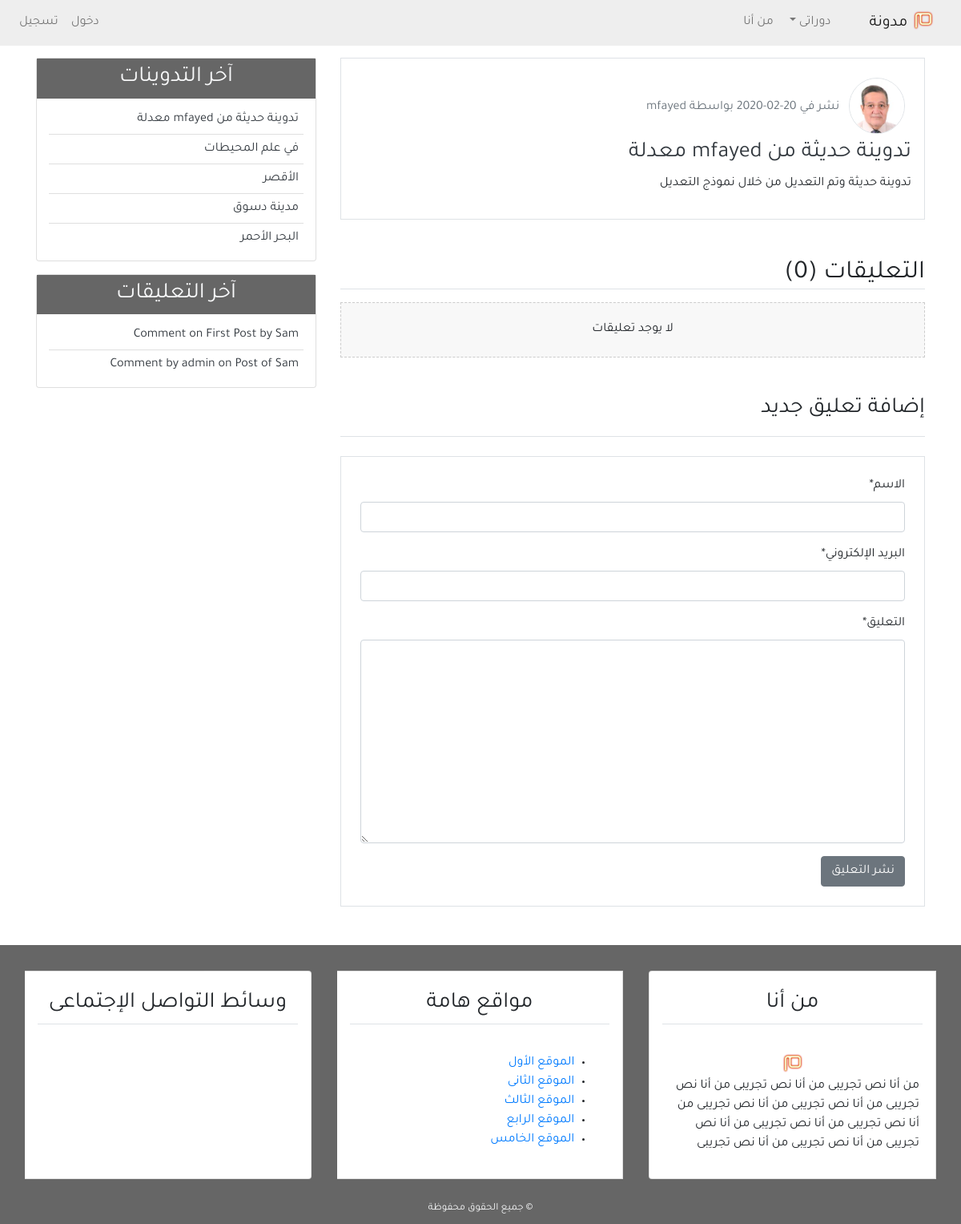
/detail/10/, run on the app's committed database.
### blog/models.py (models this page shows, shortened)
class Post(models.Model):
    title = models.CharField(max_length=100)
    content = models.TextField()
    post_date = models.DateTimeField(default=timezone.now)
    post_update = models.DateTimeField(auto_now=True)
    author = models.ForeignKey(User, on_delete=models.CASCADE)
    def __str__(self):
        return self.title
    class Meta:
        ordering = ('-post_date', )

class Comment(models.Model):
    name = models.CharField(max_length=50, verbose_name='الاسم')
    email = models.EmailField(verbose_name='البريد الإلكتروني')
    body = models.TextField(verbose_name='التعليق')
    comment_date = models.DateTimeField(auto_now_add=True)
    active = models.BooleanField(default=False)
    post = models.ForeignKey(
        Post, on_delete=models.CASCADE, related_name='comments')
    class Meta:
        ordering = ('-comment_date',)

### user/models.py (models this page shows, shortened)
class Profile(models.Model):
    image = models.ImageField(default='avatar.png', upload_to='profile_pics')
    user = models.OneToOneField(User, on_delete=models.CASCADE)

### blog/views.py (the view)
# urls.py: path('detail/<int:post_id>/', views.post_detail, name='detail'),
def post_detail(request, post_id):
    post = get_object_or_404(Post, pk=post_id)
    comments = post.comments.filter(active=True)
    if request.method == 'POST':
        comment_form = NewComment(data=request.POST)
        if comment_form.is_valid():
            new_comment = comment_form.save(commit=False)
            new_comment.post = post
            new_comment.save()
            comment_form = NewComment()
    else:
        comment_form = NewComment()
    context = {
        'title': post,
        'post': post,
        'comments': comments,
        'comment_form': comment_form,
    }
    return render(request, 'blog/detail.html', context)

### blog/forms.py
class NewComment(forms.ModelForm):
    class Meta:
        model = Comment
        fields = ('name', 'email', 'body')

### blog/templatetags/post_tag.py (called while the page is built)
@register.inclusion_tag('blog/latest_posts.html')
def latest_posts():
    context = {
        'l_posts': Post.objects.all()[0:5],
    }
    return context

@register.inclusion_tag('blog/latest_comments.html')
def latest_comments():
    context = {
        'l_comments': Comment.objects.filter(active=True)[:5],
    }
    return context

### blog/templates/blog/detail.html (shortened to what this page needs)
{% extends 'blog/base.html' %}
{% load static %}
{% block content %}
{% load crispy_forms_tags %}
<div class="border p-3 mb-3">
    <img class="img-fluid rounded-circle border m-2" style="width: 70px; height:70px;"
        src="{{post.author.profile.image.url}}" alt="صورة الناشر"> <span class="text-secondary">نشر في
        {{post.post_date|date:'d-m-Y'}} بواسطة {{post.author}}</span>
    <h3><a class="text-dark" href="#">{{post.title}}</a></h3>
    <p>{{post.content}}</p>
</div>
<h2 class="border-bottom mt-5 mb-3">التعليقات ({{comments.count}})</h2>
{% for comment in comments %}
<ul class="p-3 comment">
    <h6 class="border-bottom p-2">( {{comment.name}} ) <span
            class="text-secondary">{{comment.comment_date|date:'d-m-Y'}}</span></h6>
    {{comment.body}}
</ul>
{% empty %}
<h6 class="text-center p-4 mb-3 comment">لا يوجد تعليقات</h6>
{% endfor %}
<h3 class="border-bottom pb-3 mb-3 mt-5">إضافة تعليق جديد</h3>
<div class="border p-4 mb-5 mt-4">
    <form method="POST">
        {{comment_form|crispy}}
        <input class="btn btn-secondary" type="submit" value="نشر التعليق">
    </form>
</div>
{% endblock content %}

### blog/templates/blog/latest_posts.html
<ul class="list-group-flush latest-post">
    {% for post in l_posts %}
    <li class="list-group-item latest-post-item">
        <a class="text-dark" href="{% url 'detail' post.id %}">{{post.title}}</a>
    </li>
    {% empty %}
    <li class="list-group-item latest-post-item">لا يوجد تدوينات</li>
    {% endfor %}
</ul>

### blog/templates/blog/latest_comments.html
<ul class="list-group-flush latest-comment">
    {% for comment in l_comments %}
    <li class="list-group-item latest-comment-item">
        <a class="text-dark" href="{% url 'detail' comment.post.id %}">
            {% if comment.body|length > 40 %}
            {{comment.body|slice:'45'}} ..
            {% else %}
            {{comment.body}}
            {% endif %}
        </a>
    </li>
    {% empty %}
    <li class="list-group-item latest-comment-item">لا يوجد تعليقات</li>
    {% endfor %}
</ul>

### blog/static/blog/css/main.css (style rules this page uses)
html, body { direction: rtl; text-align: right; }
body { font-family: 'Tajawal', sans-serif; }
.latest-post, .latest-comment { padding: 0 15px; }
.latest-post .latest-post-item, .latest-comment .latest-comment-item { padding: 6px; }
.latest-post li:first-child, .latest-comment li:first-child { border-top: 0; }
.latest-post li:last-child, .latest-comment li:last-child { border-bottom: 0; padding-bottom: 0; }
.comment { background-color: #f8f8f8; border: 1px dashed #CCC; }

### data on the page
Post: author.profile.image (picture), author "mfayed", title "تدوينة حديثة من mfayed معدلة", content "تدوينة حديثة وتم التعديل من خلال نموذج التعديل"
Post: title "في علم المحيطات"
Post: title "الأقصر"
Post: title "مدينة دسوق"
Post: title "البحر الأحمر"
Comment: body "Comment on First Post by Sam"
Comment: body "Comment by admin on Post of Sam"

### other printed values
{{ comments.count }} "0"
